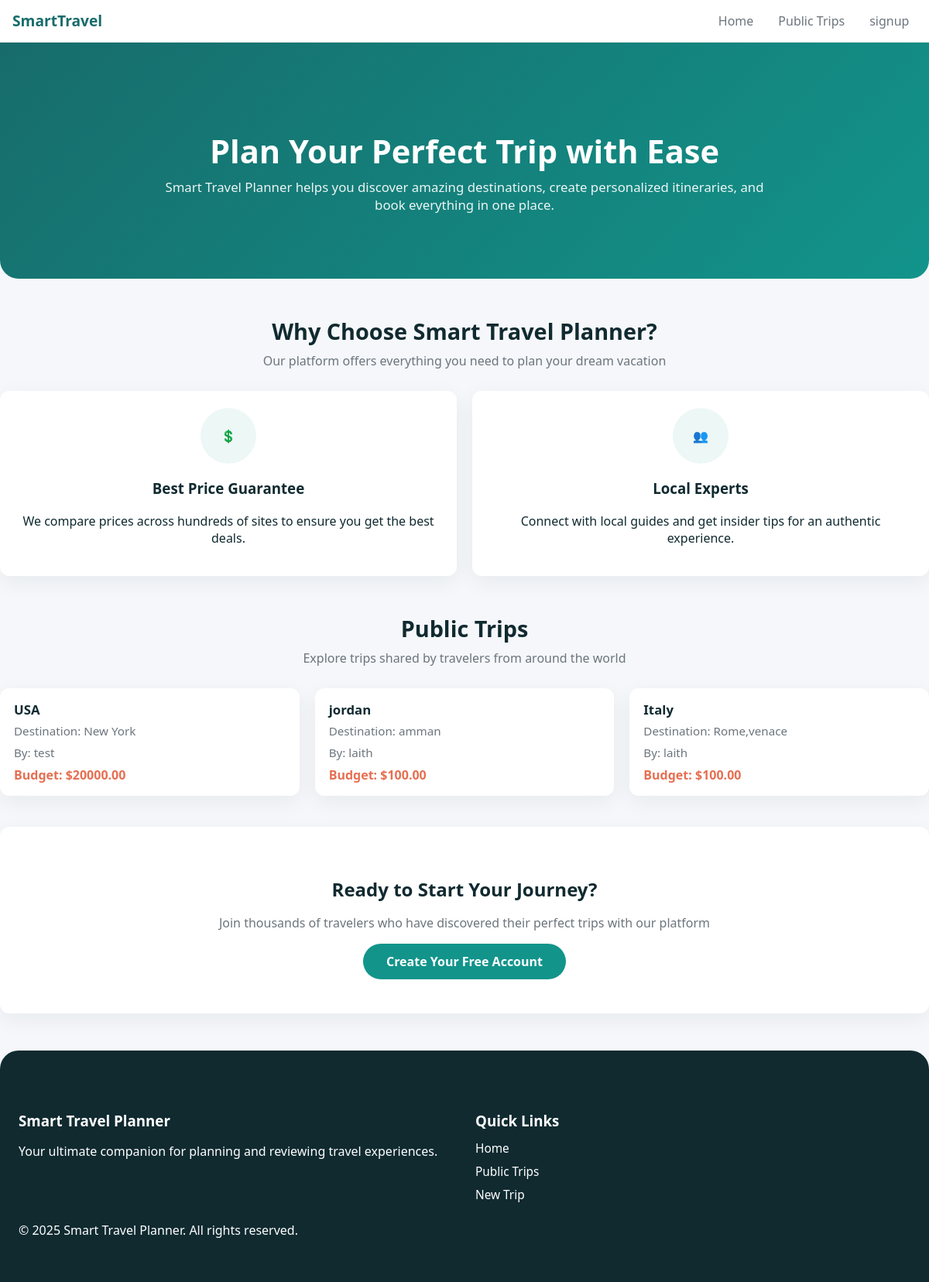
Before: / with the older database file.
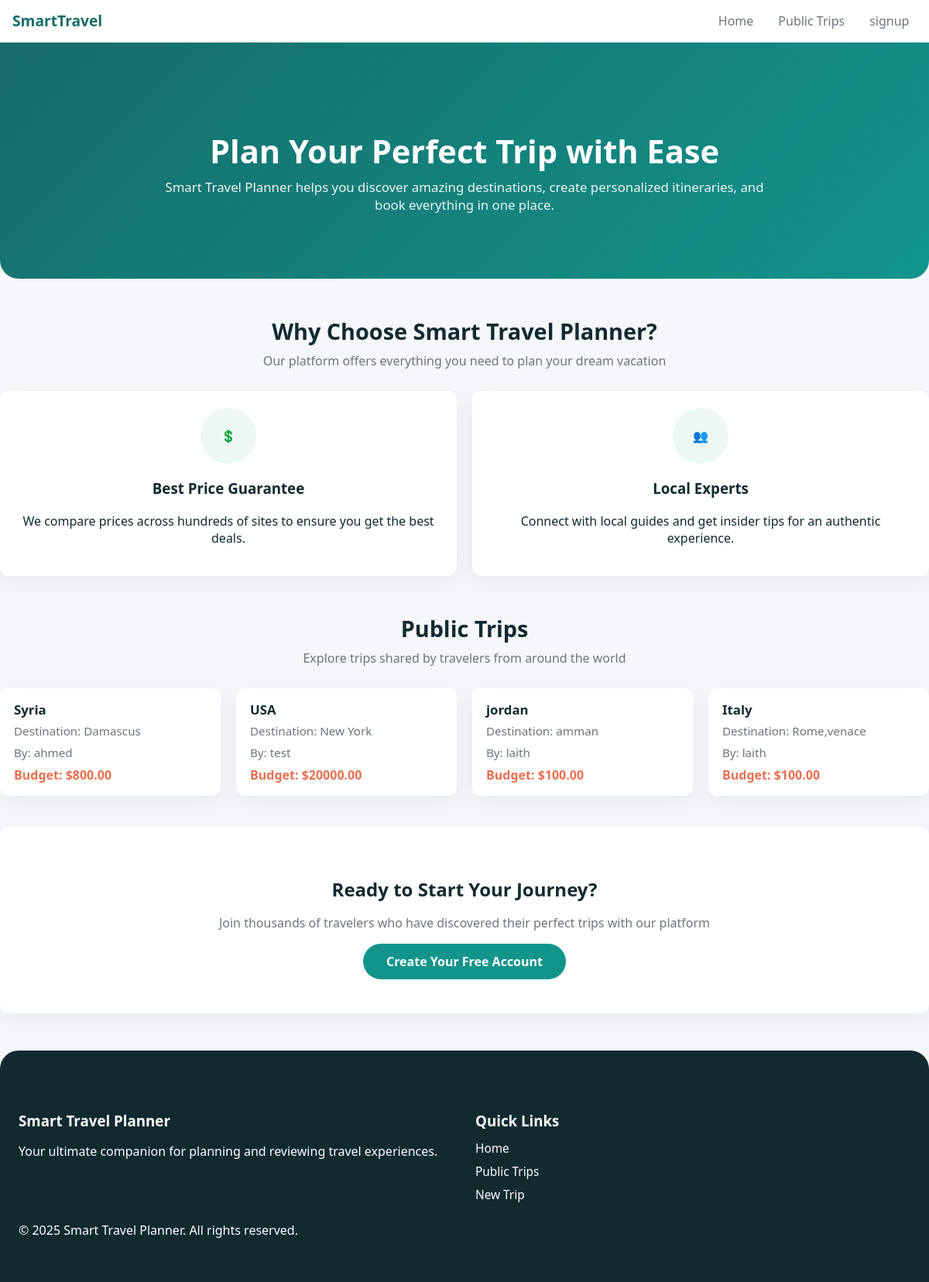
After: the same page with the newer database file.
### planner/models.py (models this page shows, shortened)
class Trip(models.Model):
    user = models.ForeignKey(User, on_delete=models.CASCADE)
    title = models.CharField(max_length=200)
    destination = models.CharField(max_length=200)
    start_date = models.DateField()
    end_date = models.DateField()
    budget = models.DecimalField(max_digits=10, decimal_places=2)
    description = models.TextField(blank=True, null= True)
    is_public = models.BooleanField(default=False)
    review = models.TextField(blank=True, null=True)
    created_at = models.DateTimeField(auto_now_add=True)

### planner/views.py (the view)
# urls.py: path('', views.home_view, name='home'),
def home_view(request):
   public_trips = Trip.objects.filter(is_public=True).order_by('-created_at')
   review_form = ReviewForm()
   return render(request,'home.html', {'public_trips': public_trips, 'review_form': review_form})

### planner/templates/home.html (shortened to what this page needs)
{% extends 'base.html' %}
{% load static %}
{% block content %}
<section class="hero">
  <div class="container">
    <h1>Plan Your Perfect Trip with Ease</h1>
    <p>Smart Travel Planner helps you discover amazing destinations, create personalized itineraries, and book everything in one place.</p>
  </div>
</section>
<section class="container">
  <div class="section-title">
    <h2>Why Choose Smart Travel Planner?</h2>
    <p>Our platform offers everything you need to plan your dream vacation</p>
  </div>
  <div class="features">
    <div class="feature-card">
        <div class="feature-icon">
            💲
        </div>
        <h3>Best Price Guarantee</h3>
        <p>We compare prices across hundreds of sites to ensure you get the best deals.</p>
    </div>
    <div class="feature-card">
        <div class="feature-icon">
            👥
        </div>
        <h3>Local Experts</h3>
        <p>Connect with local guides and get insider tips for an authentic experience.</p>
    </div>
</div>
</section>
<section class="container destinations">
  <div class="section-title">
    <h2>Public Trips</h2>
    <p>Explore trips shared by travelers from around the world</p>
  </div>
  {% if public_trips %}
  <div class="destination-grid">
    {% for trip in public_trips %}
    <a href="{% url 'public_trip_detail' trip.id %}" class="destination-link">
    <div class="destination-card">
      <div class="destination-info">
        <h3>{{ trip.title }}</h3>
        <p>Destination: {{ trip.destination }}</p>
        <p>By: {{ trip.user.username }}</p>
        <div class="price">Budget: ${{ trip.budget }}</div>
      </div>
    </div>
  </a>
    {% endfor %}
  </div>
  {% else %}
  <p style="text-align:center; color: var(--gray);">No public trips yet. Be the first to share one!</p>
  {% endif %}
</section>
<section class="container">
  <div class="cta">
    <h2>Ready to Start Your Journey?</h2>
    <p>Join thousands of travelers who have discovered their perfect trips with our platform</p>
    <a href="{% url 'signup' %}" class="cta-btn">Create Your Free Account</a>
  </div>
</section>
<footer>
  <div class="container footer-content">
    <div class="footer-column">
      <h3>Smart Travel Planner</h3>
      <p>Your ultimate companion for planning and reviewing travel experiences.</p>
    </div>
    <div class="footer-column">
      <h3>Quick Links</h3>
      <ul class="footer-links">
        <li><a href="{% url 'home' %}">Home</a></li>
        <li><a href="{% url 'public_trips' %}">Public Trips</a></li>
        <li><a href="{% url 'add_trip' %}">New Trip</a></li>
      </ul>
    </div>
  </div>
  <div class="copyright">
    <p>&copy; 2025 Smart Travel Planner. All rights reserved.</p>
  </div>
</footer>
{% endblock %}

Changed rows visible on the page:
added Trip: title "Syria", destination "Damascus", user.username "ahmed", budget "800.00"
